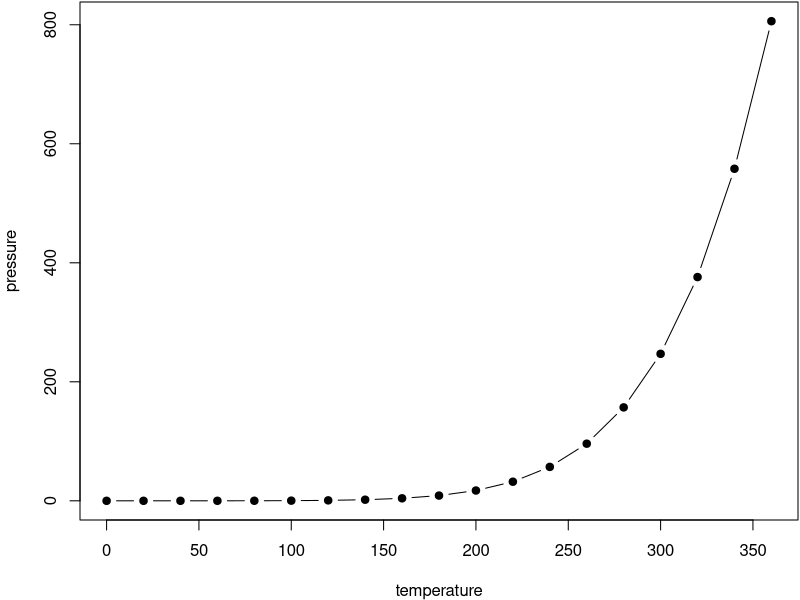
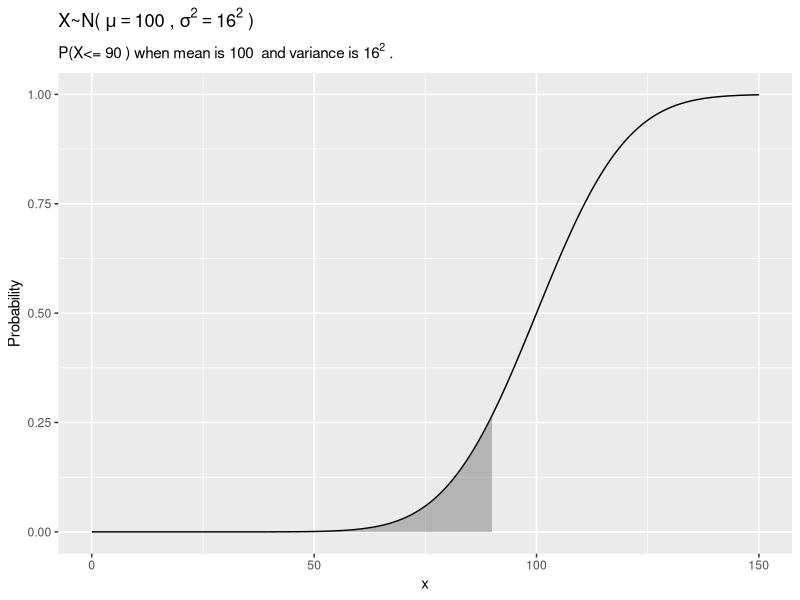
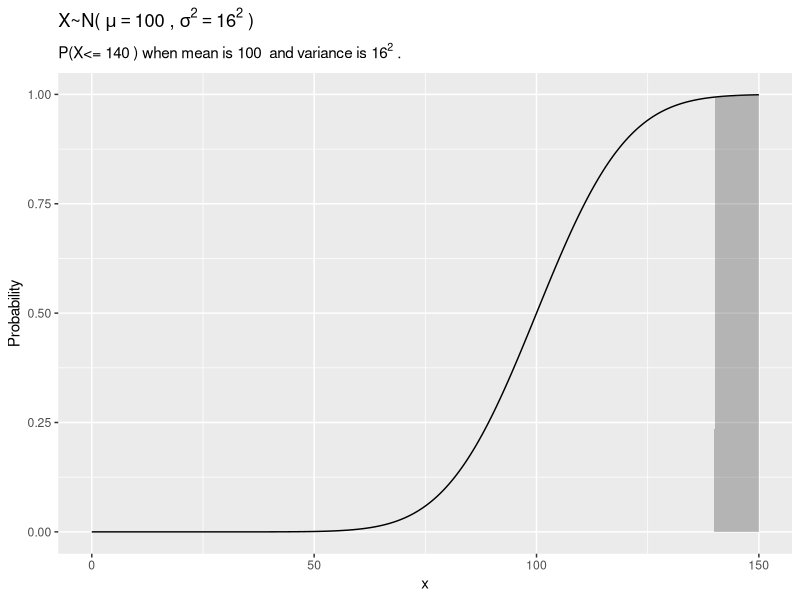
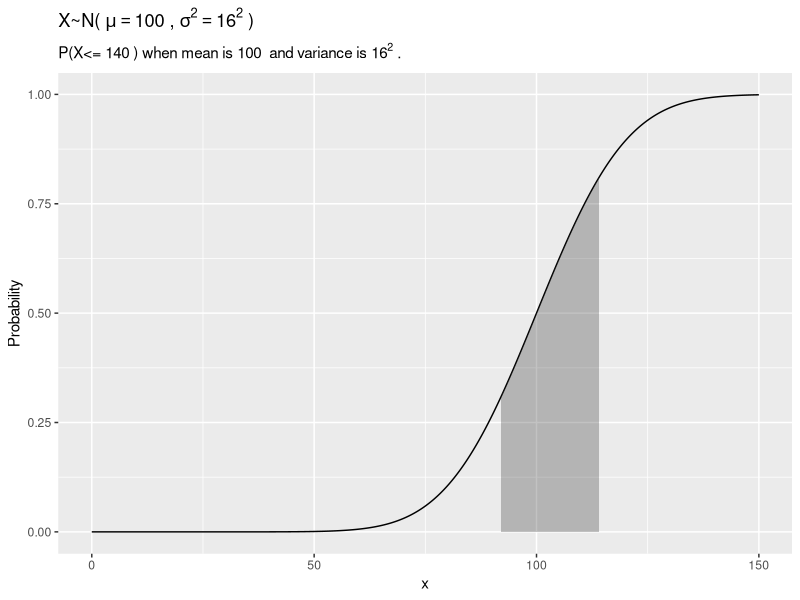
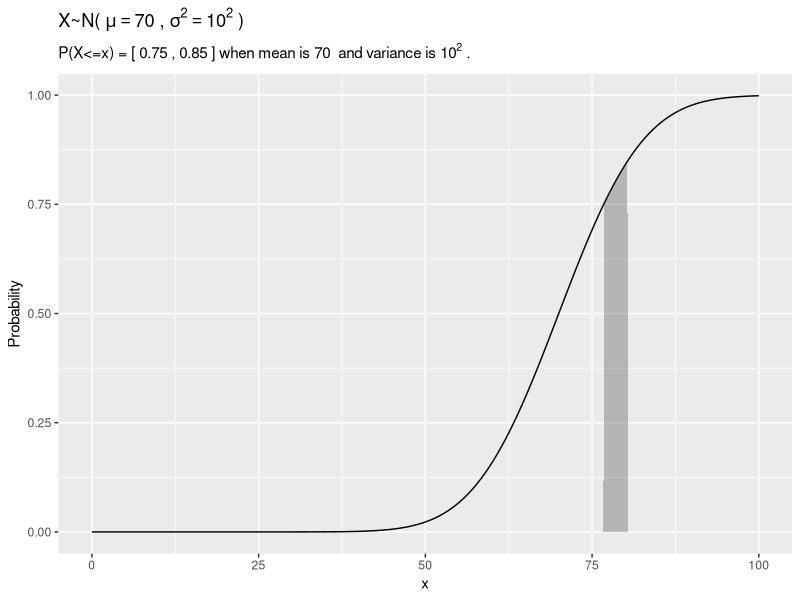
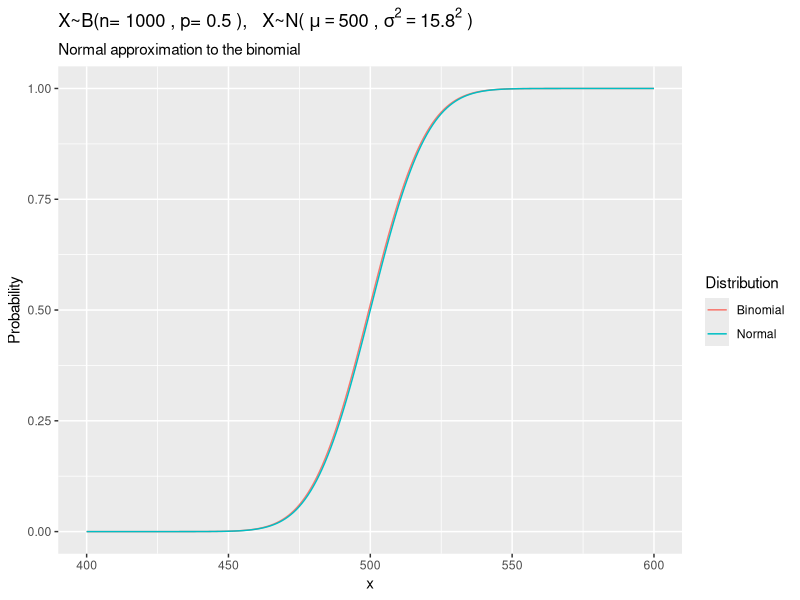
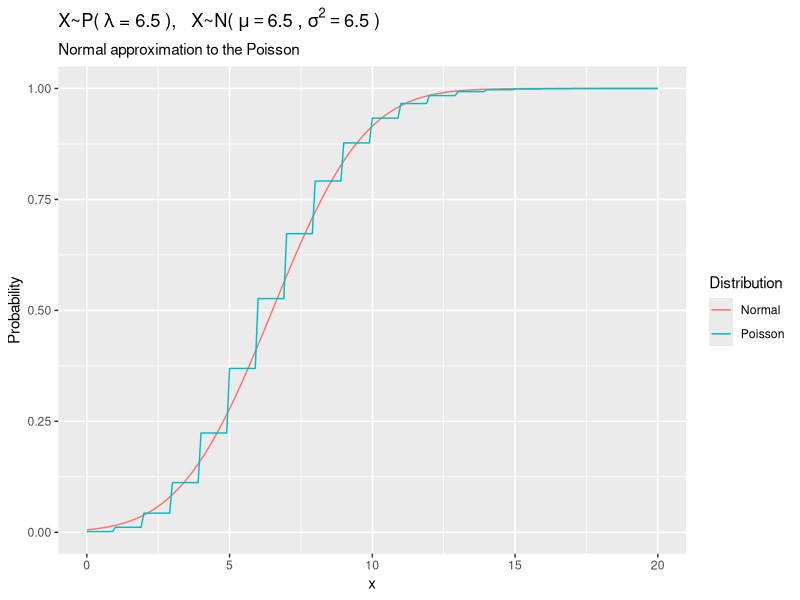
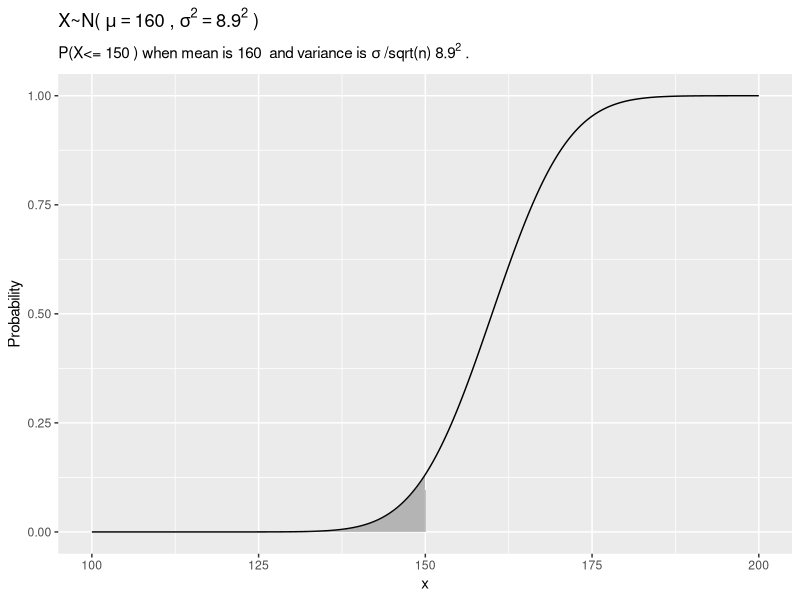

R code for these plots, in order:
## ---- chunk 1
par(mar = c(4, 4, .1, .1))
plot(pressure, type = 'b', pch = 19)
## ---- chunk 2
knitr::kable(
  head(iris, 20), caption = 'Here is a nice table!',
  booktabs = TRUE
)
## ---- chunk 3
my_mean = 100
my_sd = 16
my_x = 90
# exact
pnorm(q = my_x, mean = my_mean, sd = my_sd, lower.tail = TRUE)
# simulated
mean(rnorm(n = 10000, mean = my_mean, sd = my_sd) <= my_x)

library(dplyr)
library(ggplot2)

data.frame(x = 0:1500 / 10, 
           prob = pnorm(q = 0:1500 / 10, 
                        mean = my_mean, 
                        sd = my_sd, 
                        lower.tail = TRUE)) %>%
  mutate(cdf = ifelse(x > 0 & x <= my_x, prob, 0)) %>%
ggplot() +
  geom_line(aes(x = x, y = prob)) +
  geom_area(aes(x = x, y = cdf), alpha = 0.3) +
  labs(title = bquote('X~N('~mu==.(my_mean)~','~sigma^{2}==.(my_sd)^{2}~')'),
       subtitle = bquote('P(X<='~.(my_x)~') when mean is'~.(my_mean)~' and variance is'~.(my_sd)^{2}~'.'),
       x = "x",
       y = "Probability") 
## ---- chunk 4
my_mean = 100
my_sd = 16
my_x = 140
# exact
pnorm(q = my_x, mean = my_mean, sd = my_sd, lower.tail = FALSE)
# simulated
mean(rnorm(n = 10000, mean = my_mean, sd = my_sd) > my_x)

library(dplyr)
library(ggplot2)

data.frame(x = 0:1500 / 10, 
           prob = pnorm(q = 0:1500 / 10, 
                        mean = my_mean, 
                        sd = my_sd, 
                        lower.tail = TRUE)) %>%
  mutate(cdf = ifelse(x > my_x & x < 1000, prob, 0)) %>%
ggplot() +
  geom_line(aes(x = x, y = prob)) +
  geom_area(aes(x = x, y = cdf), alpha = 0.3) +
  labs(title = bquote('X~N('~mu==.(my_mean)~','~sigma^{2}==.(my_sd)^{2}~')'),
       subtitle = bquote('P(X<='~.(my_x)~') when mean is'~.(my_mean)~' and variance is'~.(my_sd)^{2}~'.'),
       x = "x",
       y = "Probability") 
## ---- chunk 5
my_mean = 100
my_sd = 16
my_x_l = 92
my_x_h = 114
# exact
pnorm(q = my_x_h, mean = my_mean, sd = my_sd, lower.tail = TRUE) -
  pnorm(q = my_x_l, mean = my_mean, sd = my_sd, lower.tail = TRUE)

library(dplyr)
library(ggplot2)

data.frame(x = 0:1500 / 10, 
           prob = pnorm(q = 0:1500 / 10, 
                        mean = my_mean, 
                        sd = my_sd, 
                        lower.tail = TRUE)) %>%
  mutate(cdf = ifelse(x > my_x_l & x <= my_x_h, prob, 0)) %>%
ggplot() +
  geom_line(aes(x = x, y = prob)) +
  geom_area(aes(x = x, y = cdf), alpha = 0.3) +
  labs(title = bquote('X~N('~mu==.(my_mean)~','~sigma^{2}==.(my_sd)^{2}~')'),
       subtitle = bquote('P(X<='~.(my_x)~') when mean is'~.(my_mean)~' and variance is'~.(my_sd)^{2}~'.'),
       x = "x",
       y = "Probability") 
## ---- chunk 6
my_mean = 70
my_sd = 10
my_pct_l = .75
my_pct_h = .85

qnorm(p = my_pct_l, mean = my_mean, sd = my_sd, lower.tail = TRUE)
qnorm(p = my_pct_h, mean = my_mean, sd = my_sd, lower.tail = TRUE)

library(dplyr)
library(ggplot2)

data.frame(x = 0:1000 / 10, 
           prob = pnorm(q = 0:1000 / 10, 
                        mean = my_mean, 
                        sd = my_sd, 
                        lower.tail = TRUE)) %>%
  mutate(cdf = ifelse(prob > my_pct_l & prob <= my_pct_h, prob, 0)) %>%
ggplot() +
  geom_line(aes(x = x, y = prob)) +
  geom_area(aes(x = x, y = cdf), alpha = 0.3) +
  labs(title = bquote('X~N('~mu==.(my_mean)~','~sigma^{2}==.(my_sd)^{2}~')'),
       subtitle = bquote('P(X<=x) = ['~.(my_pct_l)~','~.(my_pct_h)~'] when mean is'~.(my_mean)~' and variance is'~.(my_sd)^{2}~'.'),
       x = "x",
       y = "Probability") 
## ---- chunk 7
my_x = 460
my_p = 0.50
my_n = 1000

my_mean = my_p * my_n
my_sd = round(sqrt(my_n * my_p * (1 - my_p)), 1)

# Exact binomial
pbinom(q = my_x, size = my_n, prob = my_p, lower.tail = TRUE)

# Normal approximation
pnorm(q = my_x, mean = my_p * my_n, sd = sqrt(my_n * my_p * (1 - my_p)), lower.tail = TRUE)

library(dplyr)
library(ggplot2)
library(tidyr)

data.frame(x = 400:600, 
           Normal = pnorm(q = 400:600, 
                        mean = my_p * my_n, 
                        sd = sqrt(my_n * my_p * (1 - my_p)), 
                        lower.tail = TRUE),
           Binomial = pbinom(q = 400:600, 
                        size = my_n, 
                        prob = my_p, 
                        lower.tail = TRUE)) %>%
  gather(key = "Distribution", value = "cdf", c(-x)) %>%
  ggplot(aes(x = x, y = cdf, color = Distribution)) +
  geom_line() +
  labs(title = bquote('X~B(n='~.(my_n)~', p='~.(my_p)~'),  '~'X~N('~mu==.(my_mean)~','~sigma^{2}==.(my_sd)^{2}~')'),
       subtitle = "Normal approximation to the binomial",
       x = "x",
       y = "Probability") 
## ---- chunk 8
my_x = 9
my_lambda = 6.5
my_sd = round(sqrt(my_lambda), 2)

# Exact Poisson
ppois(q = my_x - 1, lambda = my_lambda, lower.tail = FALSE)

# Normal approximation
pnorm(q = my_x - 0.5, mean = my_lambda, sd = my_sd, lower.tail = FALSE)

library(dplyr)
library(ggplot2)
library(tidyr)

data.frame(x = 0:200 / 10, 
           Normal = pnorm(q = 0:200 / 10, 
                        mean = my_lambda, 
                        sd = my_sd, 
                        lower.tail = TRUE),
           Poisson = ppois(q = 0:200 / 10, 
                        lambda = my_lambda, 
                        lower.tail = TRUE)) %>%
  gather(key = "Distribution", value = "cdf", c(-x)) %>%
  ggplot(aes(x = x, y = cdf, color = Distribution)) +
  geom_line() +
  labs(title = bquote('X~P('~lambda~'='~.(my_lambda)~'),  '~'X~N('~mu==.(my_lambda)~','~sigma^{2}==.(my_lambda)~')'),
       subtitle = "Normal approximation to the Poisson",
       x = "x",
       y = "Probability") 
## ---- chunk 9
my_mu = 160
my_sigma = 20
my_n = 5
my_x = 150

my_se = round(my_sigma / sqrt(my_n), 1)

pnorm(q = my_x, mean = my_mu, sd = my_sigma / sqrt(my_n), lower.tail = TRUE)

library(dplyr)
library(ggplot2)

data.frame(x = 1000:2000 / 10, 
           prob = pnorm(q = 1000:2000 / 10, 
                        mean = my_mu, 
                        sd = my_sigma / sqrt(my_n), 
                        lower.tail = TRUE)) %>%
  mutate(cdf = ifelse(x > 0 & x <= my_x, prob, 0)) %>%
ggplot() +
  geom_line(aes(x = x, y = prob)) +
  geom_area(aes(x = x, y = cdf), alpha = 0.3) +
  labs(title = bquote('X~N('~mu==.(my_mu)~','~sigma^{2}==.(my_se)^{2}~')'),
       subtitle = bquote('P(X<='~.(my_x)~') when mean is'~.(my_mu)~' and variance is'~sigma~'/sqrt(n)'~.(my_se)^{2}~'.'),
       x = "x",
       y = "Probability") 
## ---- chunk 10
knitr::include_app("https://mpfoley73.shinyapps.io/shiny_dist/", 
  height = "600px")
